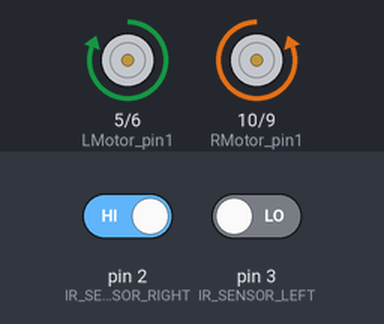
The sketch below on a simulated Arduino Uno, built with avr-gcc and run on an emulated ATmega328P. Shown: motor-driver pin pairs drawn as motors (green arrow = first pin HIGH = forward, orange = second pin HIGH = backward, longer = more drive). Inputs (shaded band) come from the test bench; at power-on: pin 2 (IR_SENSOR_RIGHT) HIGH, pin 3 (IR_SENSOR_LEFT) LOW.

Above: at 1.2 s.
1.3 s: pin 2 (IR_SENSOR_RIGHT) driven LOW
At 1.6 s:
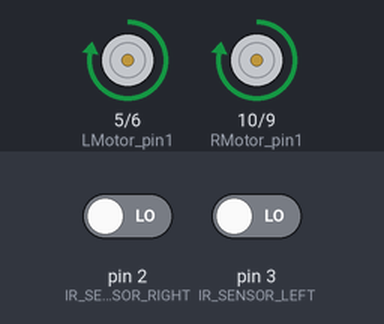
2.8 s: pin 3 (IR_SENSOR_LEFT) driven HIGH
At 4.0 s:
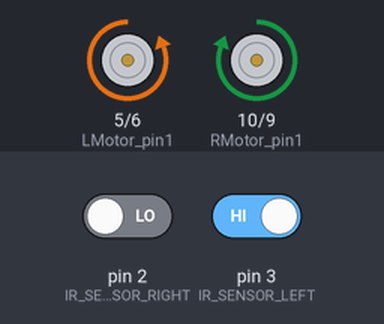
4.3 s: pin 2 (IR_SENSOR_RIGHT) driven HIGH
At 5.1 s:
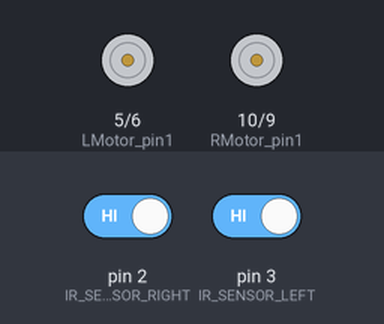
5.8 s: pin 3 (IR_SENSOR_LEFT) driven LOW
At 6.3 s:
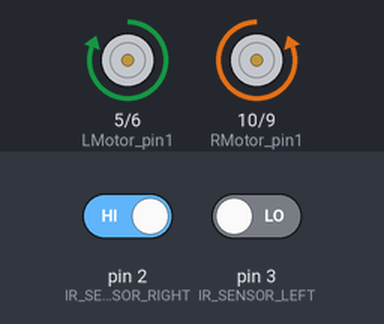
Timing chart, 0 to 8.3 s (numbered marks = the images above; inputs shaded):
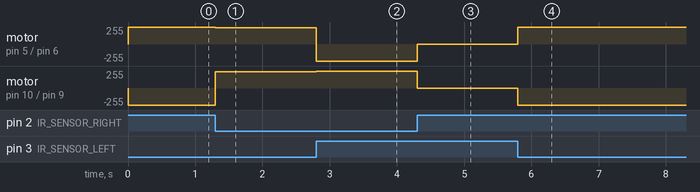

The sketch:

Arduino_Line_Following_Robot_Code.ino
```cpp
// define pins 2 and 3 as the IR sensor pins
const int IR_SENSOR_RIGHT = 2;
const int IR_SENSOR_LEFT = 3;

// define pins 5, 6, 9, 10 as the motor pins
const int LMotor_pin1 = 5;
const int LMotor_pin2 = 6;
const int RMotor_pin1 = 10;
const int RMotor_pin2 = 9;


void setup() {

  // set the IR sensor pins as input
  pinMode(IR_SENSOR_RIGHT, INPUT);
  pinMode(IR_SENSOR_LEFT, INPUT);

  // set the motor pins as output
  pinMode(LMotor_pin1, OUTPUT);
  pinMode(LMotor_pin2, OUTPUT);
  pinMode(RMotor_pin1, OUTPUT);
  pinMode(RMotor_pin2, OUTPUT);
}

void loop() {

  // read the IR sensors
  int R_IRSensorValue = digitalRead(IR_SENSOR_RIGHT);
  int L_IRSensorValue = digitalRead(IR_SENSOR_LEFT);

  // if none of the IR sensors detect the black line, then go straight
  if (R_IRSensorValue == LOW && L_IRSensorValue == LOW) {
    analogWrite(LMotor_pin1, 245);
    analogWrite(LMotor_pin2, 0);

    analogWrite(RMotor_pin1, 245);
    analogWrite(RMotor_pin2, 0);
  }

  // if the right IR sensor detects the black line, then turn right slightly
  else if (R_IRSensorValue == HIGH && L_IRSensorValue == LOW) {
    analogWrite(LMotor_pin1, 255);
    analogWrite(LMotor_pin2, 0);

    analogWrite(RMotor_pin1, 0);
    analogWrite(RMotor_pin2, 255);
  }

  // if the left IR sensor detects the black line, then turn left slightly
  else if (R_IRSensorValue == LOW && L_IRSensorValue == HIGH) {
    analogWrite(LMotor_pin1, 0);
    analogWrite(LMotor_pin2, 255);

    analogWrite(RMotor_pin1, 255);
    analogWrite(RMotor_pin2, 0);

  }

  // if both IR sensors detect the black line, stop
  else if (R_IRSensorValue == HIGH && L_IRSensorValue == HIGH) {
    analogWrite(LMotor_pin1, 0);
    analogWrite(LMotor_pin2, 0);

    analogWrite(RMotor_pin1, 0);
    analogWrite(RMotor_pin2, 0);
    delay(500);
  }

}
```

Measured:
- after the input at 1.3 s, motor on pin 5 (LMotor_pin1) / pin 6 (LMotor_pin2): forward 255/255 → forward 245/255 at once; motor on pin 10 (RMotor_pin1) / pin 9 (RMotor_pin2): backward 255/255 → forward 245/255 at once
- after the input at 2.8 s, motor on pin 5 (LMotor_pin1) / pin 6 (LMotor_pin2): forward 245/255 → backward 255/255 at once; motor on pin 10 (RMotor_pin1) / pin 9 (RMotor_pin2): forward 245/255 → forward 255/255 at once
- after the input at 4.3 s, motor on pin 5 (LMotor_pin1) / pin 6 (LMotor_pin2): backward 255/255 → stopped at once; motor on pin 10 (RMotor_pin1) / pin 9 (RMotor_pin2): forward 255/255 → stopped at once
- after the input at 5.8 s, motor on pin 5 (LMotor_pin1) / pin 6 (LMotor_pin2): stopped → forward 255/255 at once; motor on pin 10 (RMotor_pin1) / pin 9 (RMotor_pin2): stopped → backward 255/255 at once
